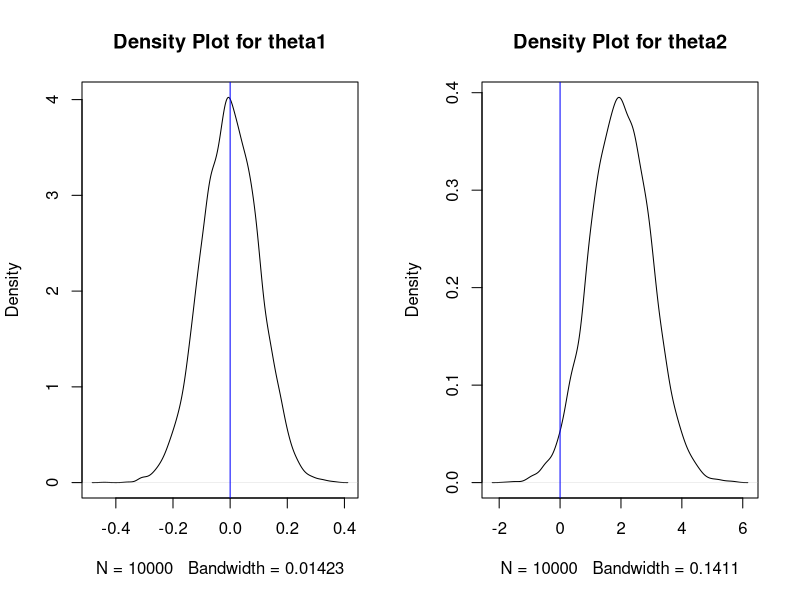
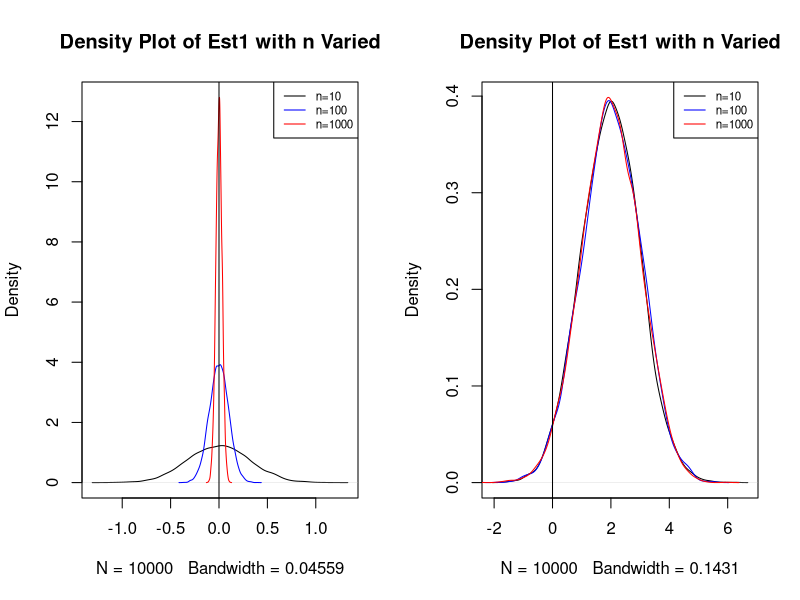

Here is the R script that generated these plots, in order:
## ---- chunk 1

## Function that simulates n obs from Z, then finds theta1 and theta2
estimators <- function(n){
  Xs <- rnorm(n)
  est1 <- mean(Xs) ## theta1
  est2 <- Xs[1] + 2 ## theta2
  return(c(est1, est2))
}

## use 10,000 reps with n = 100
result <- replicate(10000, estimators(100))

## Find the long-run average of both estimators
apply(result, 1, mean) ## this is also bias since true mean of Z is 0

##create density plots to show distribution for est1 and est 2, and overlay line to show true value of mu
par(mfrow=c(1,2))
plot(density(result[1,]), main="Density Plot for theta1")
abline(v=0, col="blue")
plot(density(result[2,]), main="Density Plot for theta2")
abline(v=0, col="blue")
## ---- chunk 2
var(result[1,]) ##should be close to 1/100, since n=100
var(result[2,]) ##should be close to 1
sd(result[1,]) ##should be close to 1/10
sd(result[2,]) ##should be close to 1
## ---- chunk 3
## write a function that allows us to replicate the earlier function called estimators
## estimators generates the values of est1 and est 2 based on rnorm(n)

repEstimators <- function(K, n){
  result <- replicate(K, estimators(n))
  return(list(est1 = result[1,], est2 = result[2,])) 
}

## vary n = 10, 100, 1000 and store results
store <- sapply(c(10, 100, 1000), repEstimators, K = 10000)

## est 1 with n = 10, 100, 1000
est1.10 <- store[[1]]
est1.100 <- store[[3]]
est1.1000 <- store[[5]]

## est 2 with n = 10, 100, 1000
est2.10 <- store[[2]]
est2.100 <- store[[4]]
est2.1000 <- store[[6]]

## create visualization

par(mfrow=c(1,2))

## find max value of density plots for est1 so plots all show up complete
max_est1 <- max(density(est1.10)$y, density(est1.100)$y, density(est1.1000)$y) 

plot(density(est1.10), ylim=c(0, max_est1), main="Density Plot of Est1 with n Varied")
lines(density(est1.100), col="blue")
lines(density(est1.1000), col="red")
abline(v = 0)
legend("topright", legend = c("n=10", "n=100", "n=1000"), col = c("black","blue", "red"), lty = 1, cex=0.7)

## find max value of density plots for est2 so plots all show up complete
max_est2 <- max(density(est2.10)$y, density(est2.100)$y, density(est2.1000)$y) 

plot(density(est2.10), ylim=c(0, max_est2), main="Density Plot of Est1 with n Varied")
lines(density(est2.100), col="blue")
lines(density(est2.1000), col="red")
abline(v = 0)
legend("topright", legend = c("n=10", "n=100", "n=1000"), col = c("black","blue", "red"), lty = 1, cex=0.7)
